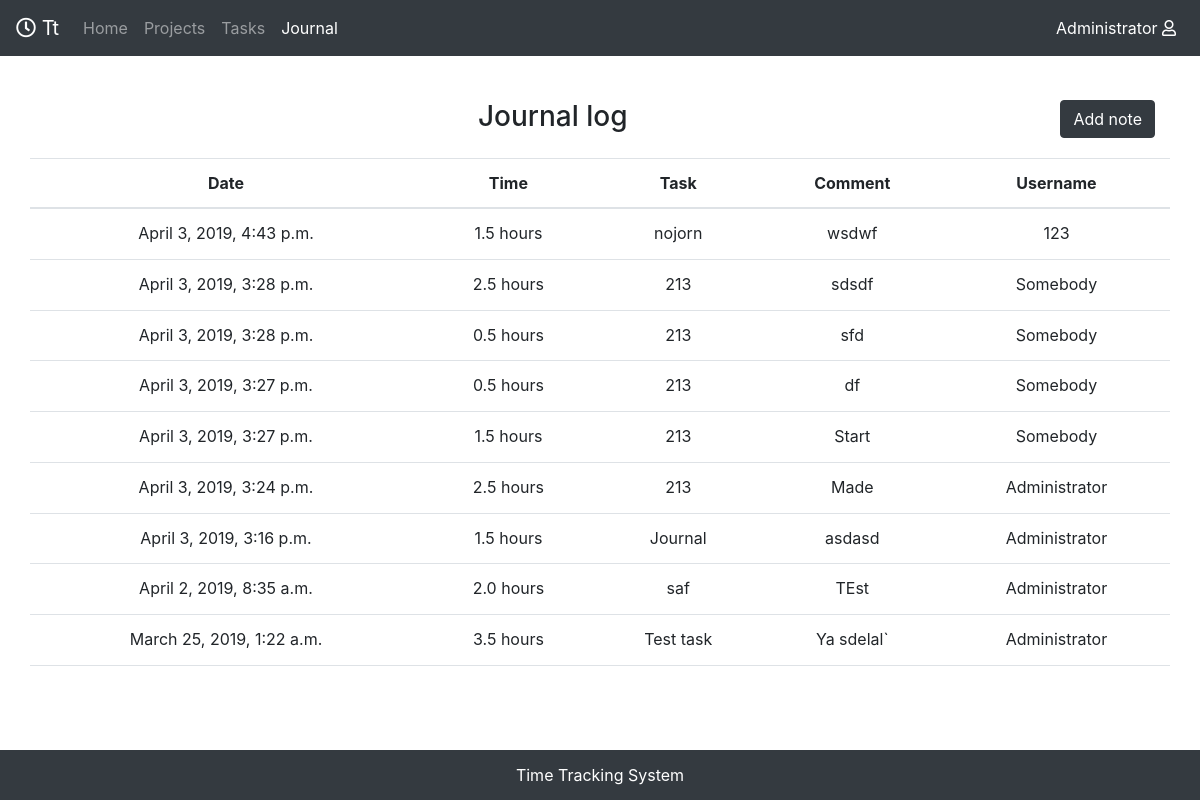
The app's page /journal/ (signed in) with its own data.
### mainApp/models.py (models this page shows, shortened)
class JournalPost(models.Model):
    post_date = models.DateTimeField(default=dt.datetime.now, blank=False)
    used_time = models.FloatField(blank=False, null=True)
    post_text = models.TextField(blank=False, max_length=400)
    for_task = models.ForeignKey(Task, on_delete=models.CASCADE, null=True)
    made_by = models.ForeignKey(Profile, on_delete=models.SET_NULL, null=True)

class Task(models.Model):
    topic = models.CharField(max_length=50, blank=False)
    description = models.TextField(blank=False, max_length=400)
    start_date = models.DateField(blank=False )
    end_date = models.DateField(blank=False)
    task_type = models.CharField(max_length=50, blank=False, choices=(('Bug', 'Bug'), ('Feature', 'Feature')) )
    priority = models.CharField(max_length=50,choices=(("Normal", "Normal"),("High", "High"),("Extra", "Extra")))
    estimated_time = models.FloatField(verbose_name="Estimated time in hours", blank=False)
    implementers = models.ManyToManyField(Profile, related_name="implementers")
    creator = models.ForeignKey(Profile, editable=False, null=True, on_delete=models.CASCADE)
    project = models.ForeignKey(Project, related_name="project", on_delete=models.CASCADE)
    def __str__(self):
        return self.topic

### accounts_manager/models.py (models this page shows)
class Profile(models.Model):
    Custom_User = models.OneToOneField(User, on_delete=models.CASCADE, editable=False)
    profile_image = models.ImageField(upload_to="avatar", blank=True, null=True, default='avatar/default.jpg')
    date_of_birth = models.DateField(blank=True, null=True)
    user_function = models.CharField(max_length=50)
    def __str__(self):
        return self.Custom_User.username

### mainApp/views.py (the view, shortened to what this page needs)
# urls.py: path('journal/', views.journal, name = "journal"),
@login_required(login_url="/log_in")
def journal(request):
        user = User.objects.get(username=request.user.username)
        title = "Journal"
        if request.user.is_staff:
            journalpost = JournalPost.objects.filter().order_by('-post_date')[:100]
        else:
            journalpost = JournalPost.objects.filter(made_by=user.profile).order_by('-post_date')[:50]
        addnoteform = AddNoteForm()
        addnoteform.fields["for_task"].queryset = Task.objects.filter(implementers=user.profile, project__developers=user.profile)
        print(request.user.profile)
        print(request.user.is_staff)
        return render(request, "journal/journal.html", { "User": user, "title" : title, "journalpost" : journalpost,
         'addnoteform' : addnoteform})

### mainApp/templates/journal/journal.html (shortened to what this page needs)
{% extends "home/wrapper.html" %}
{% block content %}
	<div class="container  justify-content-center  w-100  rounded  ">
		<div class="w-100 row justify-content-center  mx-auto pt-3 h3">
			<div class=" ml-auto col-sm-12 col-md-auto my-1">Journal log</div>
			<div class="ml-auto btn btn-dark col-sm-12 col-md-auto my-1" data-toggle="modal" data-target="#addnote">Add note</div>
		</div>
		<div class="row ">
			<div class=" row mx-auto table-responsive-sm w-100 py-2 ">
				<table class="table   table-hover h-100  text-center">
					<thead>
						<tr >
							<th>Date</th>
							<th >Time</th>
							<th >Task</th>
							<th >Comment</th>
							<th >Username</th>
						</tr>
					</thead>
					<tbody>
						{% for i in journalpost %}
							<tr class="border-top border-bottom">
								<td class="">{{ i.post_date }}</td>
								<td >{{ i.used_time }} hours</td>
								<td >{{ i.for_task }}</td>
								<td >{{ i.post_text }}</td>
								<td >{{ i.made_by }}</td>
							</tr>
						{% endfor %}
					</tbody>
				</table>
			</div>
		</div>
	</div>
	{% load static %}
{% endblock %}

### mainApp/templates/home/wrapper.html (shortened to what this page needs)
<!DOCTYPE html>
<html lang="en" class="w-100" >
  <head>
    {% load static %}
    <link rel="stylesheet" href="https://maxcdn.bootstrapcdn.com/bootstrap/4.2.1/css/bootstrap.min.css">
    <link rel="stylesheet" href="https://use.fontawesome.com/releases/v5.7.2/css/all.css">
    <link rel="stylesheet" href="{% static 'css/style.css' %}" />
  </head>
  <body class="w-100">
    <div class="wrapper">
    	<header class="mb-4" id="upper"><nav class="navbar navbar-bordered navbar-expand-sm navbar-dark bg-dark">
        <a class="navbar-brand" href="/home"><i class="far fa-clock"></i> Tt</a>
        <div class="collapse navbar-collapse" id="navbarNav">
          <ul class="navbar-nav">
            <li class="nav-item ">
              <a class="nav-link" href="/home" id="home_id"> Home</a>
            </li>
            <li class="nav-item">
              <a class="nav-link" href="/myprojects" id="myprojects_id"> {% if not user.is_staff %} My projects {% else %} Projects {% endif %}</a>
            </li>
            <li class="nav-item">
              <a class="nav-link" href="/mytasks" id="mytasks_id">{% if not user.is_staff %} My tasks {% else %} Tasks {% endif %}</a>
            </li>
            <li class="nav-item">
              <a class="nav-link" href="/journal" id="journal_id">Journal</a>
            </li>
          </ul>
          <ul class="navbar-nav ml-auto">
            <li class="nav-item mr-auto">
              <a class="nav-link active" href="/myprofile" id="user"> {{user}} <i class="far fa-user">   </i></a>
            </li>
          </ul>
        </div>
      </nav></header>
      <div class="content">
      <div class="container-fluid included-content">
        {% block content %}{% endblock %}
    </div>
  </div>
  <div class="footer bg-dark font-small text-center text-white botfooter" >
    <div class="d-flex h-100 align-items-center ">
    <div class="text-center w-100 "><a href="#" class="text-white">Time Tracking System</a></div>
  </div>
</div>
</div>
</body>
</html>

### mainApp/static/css/style.css (style rules this page uses)
* { margin: 0; padding: 0; }
html, body { height: 100%; min-width: 300px; }
.wrapper { display: flex; flex-direction: column; height: 100%; }
.content { flex: 1 0 auto; }
.botfooter { height: 50px; flex: 0 0 auto; }
.included-content { height: 90%; }

### records on screen
JournalPost: post_date "April 3, 2019, 4:43 p.m.", used_time "1.5", for_task "nojorn", post_text "wsdwf", made_by "123"
JournalPost: post_date "April 3, 2019, 3:28 p.m.", used_time "2.5", for_task "213", post_text "sdsdf", made_by "Somebody"
JournalPost: post_date "April 3, 2019, 3:28 p.m.", used_time "0.5", for_task "213", post_text "sfd", made_by "Somebody"
JournalPost: post_date "April 3, 2019, 3:27 p.m.", used_time "0.5", for_task "213", post_text "df", made_by "Somebody"
JournalPost: post_date "April 3, 2019, 3:27 p.m.", used_time "1.5", for_task "213", post_text "Start", made_by "Somebody"
JournalPost: post_date "April 3, 2019, 3:24 p.m.", used_time "2.5", for_task "213", post_text "Made", made_by "Administrator"
JournalPost: post_date "April 3, 2019, 3:16 p.m.", used_time "1.5", for_task "Journal", post_text "asdasd", made_by "Administrator"
JournalPost: post_date "April 2, 2019, 8:35 a.m.", used_time "2.0", for_task "saf", post_text "TEst", made_by "Administrator"
JournalPost: post_date "March 25, 2019, 1:22 a.m.", used_time "3.5", for_task "Test task", post_text "Ya sdelal`", made_by "Administrator"

### other values on screen
{{ user }} "Administrator"
